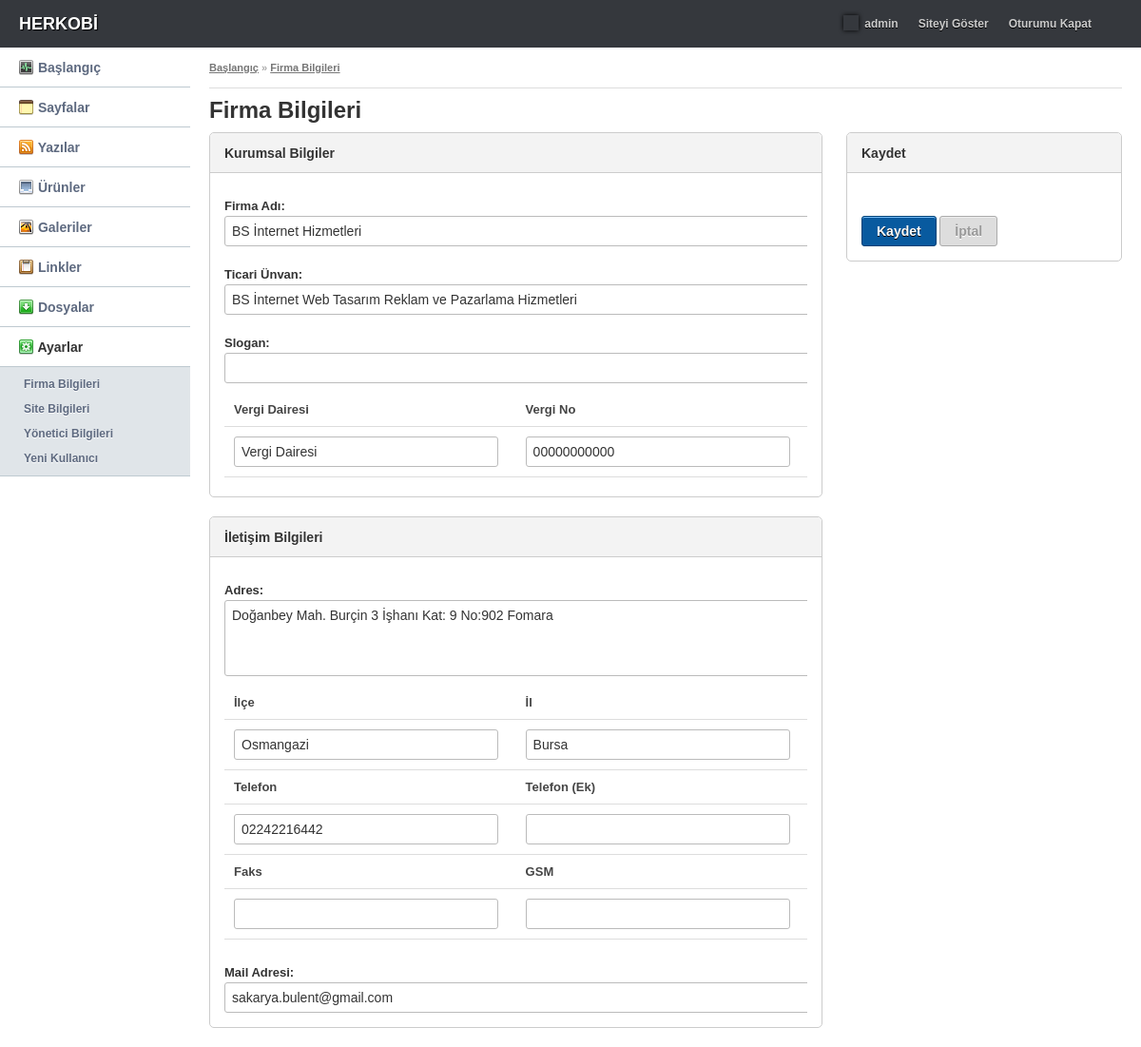
Page /panel/info.php (signed in) on the committed database.
### tables this page shows
CREATE TABLE IF NOT EXISTS `info` (
  `id` int(11) NOT NULL AUTO_INCREMENT,
  `name` text NOT NULL,
  `fullname` text NOT NULL,
  `slogan` text NOT NULL,
  `address` text NOT NULL,
  `county` text NOT NULL,
  `city` text NOT NULL,
  `taxoffice` text NOT NULL,
  `taxnumber` varchar(64) NOT NULL,
  `phone` varchar(64) NOT NULL,
  `phoneother` varchar(64) NOT NULL,
  `fax` varchar(64) NOT NULL,
  `gsm` varchar(64) NOT NULL,
  `mail` varchar(225) NOT NULL,
  PRIMARY KEY (`id`)
);

### config.php (called while the page is built, shortened)
<?php
    $SITE_ADRESI = "http://localhost/hkv2";
?>

### panel/info.php (the view, shortened to what this page needs)
<?php
require_once '../config.php';
	$sql = "SELECT * FROM info";
	$sth = $db->prepare($sql);
	$db->query("SET NAMES 'UTF8'");
	$sth->execute();
	$say = $sth->rowCount();
	if(($say == 0) || (isset($_POST['d']))) {
	if(isset($_POST['name'])){
				$name       = @$_POST['name'];
				$fullname   = @$_POST['fullname'];
				$slogan     = @$_POST['slogan'];
				$address    = @$_POST['address'];
				$county     = @$_POST['county'];
				$city       = @$_POST['city'];
				$taxoffice  = @$_POST['taxoffice'];
				$taxnumber  = @$_POST['taxnumber'];
				$phone      = @$_POST['phone'];
				$phoneother = @$_POST['phoneother'];
				$fax        = @$_POST['fax'];
				$gsm        = @$_POST['gsm'];
				$mail       = @$_POST['mail'];
  class Firma{
		public $VeriKont;
		public function __construct(){
			global $db;
			$this->db = $db;
		}
		public function firmaEkle($name, $fullname, $slogan, $address, $county, $city, $taxoffice, $taxnumber, $phone, $phoneother, $fax, $gsm, $mail){
				if($name == "") {
	            $_SESSION['var'] = 'Lütfen firma adını giriniz!';
	            $this->VeriKont = false;
	      } else if(isset($name)) {
							$sql = "INSERT INTO info (
                        name,
                        fullname,
                        slogan,
                        address,
                        county,
                        city,
                        taxoffice,
                        taxnumber,
                        phone,
                        phoneother,
                        fax,
                        gsm,
                        mail)
		            			VALUES (
                        :name,
                        :fullname,
                        :slogan,
                        :address,
                        :county,
                        :city,
                        :taxoffice,
                        :taxnumber,
                        :phone,
                        :phoneother,
                        :fax,
                        :gsm,
                        :mail)";
		            		$sth = $this->db->prepare($sql);
			            		$sth->bindValue(':name', $name);
			            		$sth->bindValue(':fullname', $fullname);
			            		$sth->bindValue(':slogan', $slogan);
			            		$sth->bindValue(':address', $address);
			            		$sth->bindValue(':county', $county);
			            		$sth->bindValue(':city', $city);
			            		$sth->bindValue(':taxoffice', $taxoffice);
			            		$sth->bindValue(':taxnumber', $taxnumber);
			            		$sth->bindValue(':phone', $phone);
			            		$sth->bindValue(':phoneother', $phoneother);
			            		$sth->bindValue(':fax', $fax);
			            		$sth->bindValue(':gsm', $gsm);
			            		$sth->bindValue(':mail', $mail);
		            		if($sth->execute()){
								$this->VeriKont = true;
		            		}
		            	return $this->VeriKont;
	            }
	        }
		  public function firmaDuzenle($id, $name, $fullname, $slogan, $address, $county, $city, $taxoffice, $taxnumber, $phone, $phoneother, $fax, $gsm, $mail){
          if($name == "") {
	            $_SESSION['var'] = 'Lütfen firma adını giriniz!';
	            $this->VeriKont = false;
          } else {
	            	$sql = "UPDATE info
	            			SET
		            			name = :name,
		            			fullname = :fullname,
		            			slogan = :slogan,
		            			address = :address,
		            			county = :county,
		            			city = :city,
		            			taxoffice = :taxoffice,
		            			taxnumber = :taxnumber,
		            			phone = :phone,
		            			phoneother = :phoneother,
		            			fax = :fax,
		            			gsm = :gsm,
		            			mail = :mail
	            			WHERE id = :id";
	            	$sth = $this->db->prepare($sql);
	            			$sth->bindValue(':id', $id);
		            		$sth->bindValue(':name', $name);
		            		$sth->bindValue(':fullname', $fullname);
		            		$sth->bindValue(':slogan', $slogan);
		            		$sth->bindValue(':address', $address);
		            		$sth->bindValue(':county', $county);
		            		$sth->bindValue(':city', $city);
		            		$sth->bindValue(':taxoffice', $taxoffice);
		            		$sth->bindValue(':taxnumber', $taxnumber);
		            		$sth->bindValue(':phone', $phone);
		            		$sth->bindValue(':phoneother', $phoneother);
		            		$sth->bindValue(':fax', $fax);
		            		$sth->bindValue(':gsm', $gsm);
		            		$sth->bindValue(':mail', $mail);
	            	$this->db->query("SET NAMES 'utf8'");
	            	$sth->execute();
	            	$sonuc = $sth->fetchAll();
	            	$say = $sth->rowCount();
		            	if($say >= 1){
		            		$this->VeriKont = true;
		            	}
		            	else{
		            		$this->VeriKont = false;
		            	}
		            	return $this->VeriKont;
	            }
	        }
	    }
			$Veri = new Firma;
					if(isset($_POST['d']) && ($_POST['d'] == 1)) {
						$id = $_POST['d'];
						if(!is_numeric($id)){
							$id = 1;
						}
						$Veri->firmaDuzenle($id, $name, $fullname, $slogan, $address, $county, $city, $taxoffice, $taxnumber, $phone, $phoneother, $fax, $gsm, $mail);
					} else {
						$Veri->firmaEkle($name, $fullname, $slogan, $address, $county, $city, $taxoffice, $taxnumber, $phone, $phoneother, $fax, $gsm, $mail);
					}
				}
		}
	else{
		$sonuc = $sth->fetchAll();
	}
?>
<!DOCTYPE html PUBLIC "-//W3C//DTD XHTML 1.0 Transitional//EN" "http://www.w3.org/TR/xhtml1/DTD/xhtml1-transitional.dtd">
<html xmlns="http://www.w3.org/1999/xhtml">
<head>
</head>
<body>
	<div id="header">
		<h1><a href="admin.php">HERKOBİ</a></h1>
		<div class="userprofile">
			<ul>
				<li><a href="kullanici.php"><img src="images/avatar.gif" alt="" /> admin</a></li>
				<li><a href="<?php echo $SITE_ADRESI; ?>" target="_blank">Siteyi Göster</a></li>
				<li><a href="logout.php">Oturumu Kapat</a></li>
			</ul>
		</div>
	</div>
  <div id="sidebar">
		<ul id="nav">
			<li><a href="admin.php"><img src="images/nav/dashboard.png" alt="" /> Başlangıç</a></li>
			<li><a href="#" class="collapse"><img src="images/nav/pages.png" alt="" /> Sayfalar</a>
      </li>
      <li><a href="#" class="collapse"><img src="images/nav/rss.png" alt="" /> Yazılar</a>
	    </li>
      <li><a href="#" class="collapse"><img src="images/nav/product.png" alt="" /> Ürünler</a>
			</li>
      <li><a href="#" class="collapse"><img src="images/nav/media.png" alt="" /> Galeriler</a>
      </li>
      <li><a href="#" class="collapse"><img src="images/nav/links.png" alt="" /> Linkler</a>
      </li>
	    <li><a href="files.php"><img src="images/nav/files.png" alt="" /> Dosyalar</a></li>
      <li><a href="#"><strong><img src="images/nav/settings.png" alt="" /> Ayarlar</strong></a>
				<ul>
					<li><a href="info.php">Firma Bilgileri</a></li>
					<li><a href="settings.php">Site Bilgileri</a></li>
          <li><a href="user.php">Yönetici Bilgileri</a></li>
          <li><a href="user-add.php">Yeni Kullanıcı</a></li>
				</ul>
	    </li>
    </ul>
  </div>
	<div id="content">
		<div class="breadcrumb">
			<a href="admin.php">Başlangıç</a> &raquo; <a href="info.php">Firma Bilgileri</a>
		</div>
    <h2>Firma Bilgileri</h2>
		<form id="bilgi" action="" method="post">
		  <div class="textbox left">
			 <h2>Kurumsal Bilgiler</h2>
			 <div class="textbox_content">
        <p><label>Firma Adı:</label><br /><input type="text" size="100" class="text ad" name="name" value="<?php echo @$sonuc[0]['name']; ?>" /></p>
        <p><label>Ticari Ünvan:</label><br /><input type="text" size="100" class="text" name="fullname" value="<?php echo @$sonuc[0]['fullname']; ?>" /></p>
        <p><label>Slogan:</label><br /><input type="text" size="100" class="text" name="slogan" value="<?php echo @$sonuc[0]['slogan']; ?>"/></p>
			  <table cellpadding="0" cellspacing="0" width="100%" class="sortable">
				  <thead>
					 <tr>
						<th>Vergi Dairesi</th>
            <th>Vergi No</th>
					 </tr>
				  </thead>
				  <tbody>
					 <tr>
						<td><input type="text" size="30" class="text" name="taxoffice" value="<?php echo @$sonuc[0]['taxoffice']; ?>" /></td>
            <td><input type="text" size="30" class="text" name="taxnumber" value="<?php echo @$sonuc[0]['taxnumber']; ?>" /></td>
					</tr>
         </tbody>
        </table>
			 </div>
		  </div>
      <div class="textbox right">
        <h2>Kaydet</h2>
        <div class="textbox_content">
          <p>
          	<input type="hidden" name="d" id="d" value="<?php echo @$sonuc[0]['id']; ?>"/><br />
            <input type="submit" class="submit" value="Kaydet" />
            <input type="submit" class="submit disabled" disabled="disabled" value="İptal" />
          </p>
        </div>
      </div>
		  <div class="textbox left">
			 <h2>İletişim Bilgileri</h2>
			 <div class="textbox_content">
        <p><label>Adres:</label><br /><textarea rows="4" cols="103" name="address" id="address"><?php echo @$sonuc[0]['address']; ?></textarea></p>
			  <table cellpadding="0" cellspacing="0" width="100%" class="sortable">
				  <tbody>
					 <tr>
						<th>İlçe</th>
            <th>İl</th>
					 </tr>
					 <tr>
						<td><input type="text" size="30" class="text" name="county" value="<?php echo @$sonuc[0]['county']; ?>" /></td>
            <td><input type="text" size="30" class="text" name="city" value="<?php echo @$sonuc[0]['city']; ?>" /></td>
					 </tr>
					 <tr>
						<th>Telefon</th>
            <th>Telefon (Ek)</th>
					 </tr>
					 <tr>
						<td><input type="text" id="tel" size="30" class="text" name="phone" value="<?php echo @$sonuc[0]['phone']; ?>" /></td>
            <td><input type="text" id="tel2" size="30" class="text" name="phoneother" value="<?php echo @$sonuc[0]['phoneother']; ?>" /></td>
					 </tr>
					 <tr>
						<th>Faks</th>
            <th>GSM</th>
					 </tr>
					 <tr>
						<td><input type="text" id="faks" size="30" class="text" name="fax" value="<?php echo @$sonuc[0]['fax']; ?>" /></td>
            <td><input type="text" id="gsm" size="30" class="text" name="gsm" value="<?php echo @$sonuc[0]['gsm']; ?>" /></td>
					 </tr>
         </tbody>
        </table>
        <p><label>Mail Adresi:</label><br /><input type="text" size="100" class="text" name="mail" value="<?php echo @$sonuc[0]['mail']; ?>" /></p>
			 </div>
		  </div>
		</form>
  </div>
</body>
</html>

### rows in the picture
info: name "BS İnternet Hizmetleri", fullname "BS İnternet Web Tasarım Reklam ve Pazarlama Hizmetleri", taxoffice "Vergi Dairesi", taxnumber "00000000000", address "Doğanbey Mah. Burçin 3 İşhanı Kat: 9 No:902 Fomara", county "Osmangazi", city "Bursa", phone "02242216442", mail "sakarya.bulent@gmail.com"
